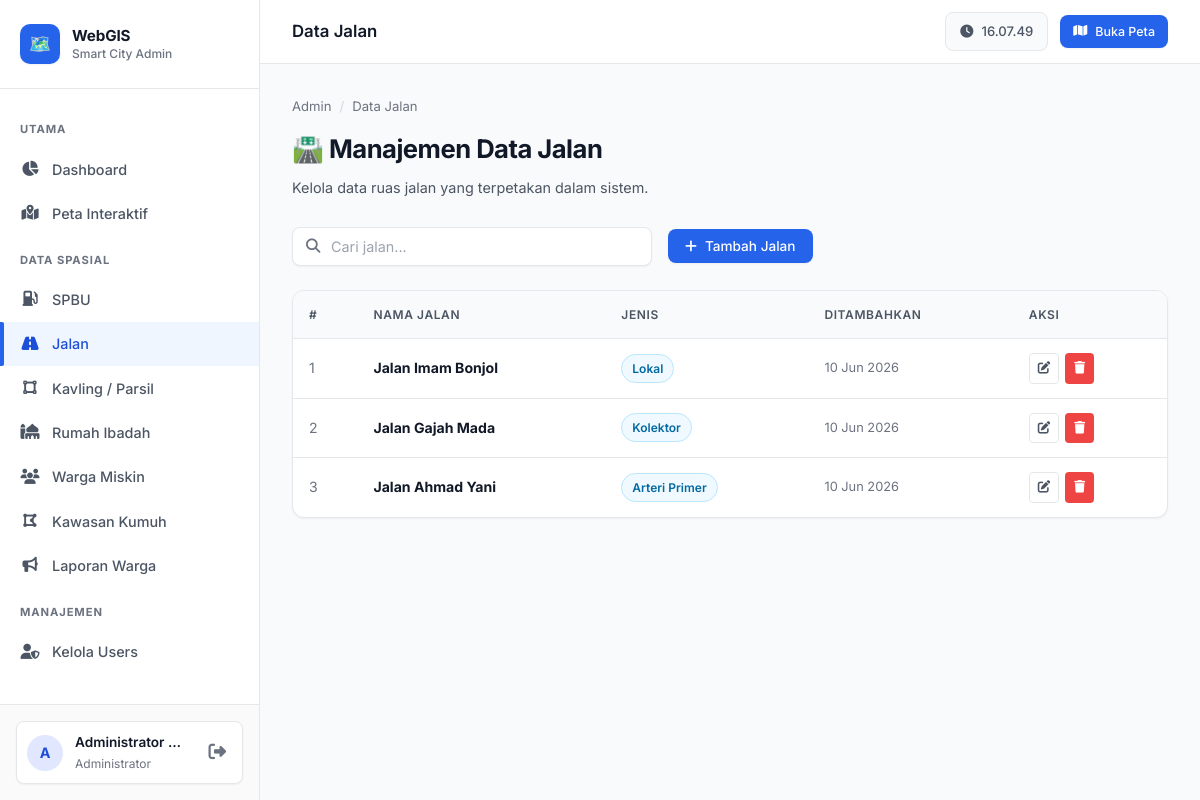
Screenshot of /project_final/admin/data_jalan.php (signed in) with the database file from the repository.
### tables this page shows
CREATE TABLE jalan (
    id INT AUTO_INCREMENT PRIMARY KEY,
    nama VARCHAR(100) NOT NULL,
    jenis_jalan VARCHAR(50) DEFAULT NULL,
    geom GEOMETRY NOT NULL,
    created_at TIMESTAMP NOT NULL DEFAULT CURRENT_TIMESTAMP,
    SPATIAL INDEX idx_jalan_geom (geom)
);

### project_final/admin/data_jalan.php (the view, shortened to what this page needs)
<?php
$pdo = Database::getConnection();
$rows = $pdo->query("SELECT id,nama,jenis_jalan,created_at FROM jalan ORDER BY id DESC")->fetchAll();
require_once __DIR__ . '/partials/header.php';
?>
<div class="page-header">
    <div class="breadcrumb"><span>Admin</span><span class="sep">/</span><span>Data Jalan</span></div>
    <h1>🛣️ Manajemen Data Jalan</h1>
    <p>Kelola data ruas jalan yang terpetakan dalam sistem.</p>
</div>
<div class="page-toolbar">
    <div class="search-box"><i class="fas fa-search search-icon"></i><input type="text" id="searchInput" placeholder="Cari jalan..." oninput="filterTable('searchInput','jalanTable')"></div>
    <button class="btn btn-primary" onclick="openModal('modalTambah')"><i class="fas fa-plus"></i> Tambah Jalan</button>
</div>
<div class="table-wrap">
<table class="data-table" id="jalanTable">
    <thead><tr><th>#</th><th>Nama Jalan</th><th>Jenis</th><th>Ditambahkan</th><th>Aksi</th></tr></thead>
    <tbody>
    <?php foreach($rows as $i=>$r): ?>
    <tr>
        <td style="color:var(--text-muted)"><?=$i+1?></td>
        <td><strong><?=htmlspecialchars($r['nama'])?></strong></td>
        <td><span class="badge badge-info"><?=htmlspecialchars($r['jenis_jalan']??'-')?></span></td>
        <td style="color:var(--text-muted);font-size:0.8rem;"><?=date('d M Y',strtotime($r['created_at']))?></td>
        <td><div class="actions">
            <button class="btn btn-ghost btn-sm btn-icon" onclick="editRow(<?=htmlspecialchars(json_encode($r))?>)"><i class="fas fa-edit"></i></button>
            <button class="btn btn-danger btn-sm btn-icon" onclick="hapus(<?=$r['id']?>,'<?=addslashes($r['nama'])?>')"><i class="fas fa-trash"></i></button>
        </div></td>
    </tr>
    <?php endforeach; ?>
    </tbody>
</table></div>
<?php require_once __DIR__ . '/partials/footer.php'; ?>

### project_final/assets/css/main.css (style rules this page uses)
:root { --primary: #2563EB; --primary-light: #3B82F6; --primary-dark: #1D4ED8; --accent: #10B981; --danger: #EF4444; --warning: #F59E0B; --info: #0EA5E9; --bg-base: #F9FAFB; --bg-surface: #FFFFFF; --bg-elevated: #FFFFFF; --bg-card: #FFFFFF; --border-light: #E5E7EB; --border-hover: #D1D5DB; --text-primary: #111827; --text-secondary: #4B5563; --text-muted: #6B7280; --sidebar-w: 260px; --sidebar-bg: #FFFFFF; --sidebar-border: #E5E7EB; --radius-sm: 4px; --radius-md: 8px; --radius-lg: 12px; --radius-xl: 16px; --shadow-sm: 0 1px 2px 0 rgba(0, 0, 0, 0.05); --shadow-md: 0 4px 6px -1px rgba(0, 0, 0, 0.1), 0 2px 4px -1px rgba(0, 0, 0, 0.06); --shadow-lg: 0 10px 15px -3px rgba(0, 0, 0, 0.1), 0 4px 6px -2px rgba(0, 0, 0, 0.05); --transition: all 0.2s ease-in-out; }
*, *::before, *::after { box-sizing: border-box; margin: 0; padding: 0; }
html { scroll-behavior: smooth; }
body { font-family: 'Inter', sans-serif; background: var(--bg-base); color: var(--text-primary); font-size: 14px; line-height: 1.6; min-height: 100vh; -webkit-font-smoothing: antialiased; }
.btn { display: inline-flex; align-items: center; gap: 8px; padding: 8px 16px; border-radius: var(--radius-md); border: 1px solid transparent; font-size: 0.85rem; font-weight: 500; font-family: 'Inter', sans-serif; cursor: pointer; transition: var(--transition); white-space: nowrap; outline: none; }
.btn-primary { background: var(--primary); color: #fff; box-shadow: var(--shadow-sm); }
.btn-danger { background: var(--danger); color: #fff; }
.btn-ghost { background: transparent; border: 1px solid var(--border-light); color: var(--text-secondary); }
.btn-sm { padding: 6px 12px; font-size: 0.78rem; }
.btn-icon { padding: 8px; border-radius: var(--radius-sm); }
.badge { display: inline-flex; align-items: center; padding: 4px 10px; border-radius: var(--radius-xl); font-size: 0.75rem; font-weight: 600; }
.badge-info { background: #F0F9FF; color: #0369A1; border: 1px solid #BAE6FD; }
.table-wrap { overflow-x: auto; border-radius: var(--radius-lg); border: 1px solid var(--border-light); background: var(--bg-surface); box-shadow: var(--shadow-sm); }
.data-table { width: 100%; border-collapse: collapse; font-size: 0.88rem; }
.data-table thead th { background: #F9FAFB; padding: 14px 16px; text-align: left; font-size: 0.75rem; font-weight: 600; color: var(--text-secondary); text-transform: uppercase; letter-spacing: 0.05em; white-space: nowrap; border-bottom: 1px solid var(--border-light); }
.data-table tbody tr { border-bottom: 1px solid var(--border-light); transition: background 0.15s; }
.data-table tbody tr:last-child { border-bottom: none; }
.data-table td { padding: 14px 16px; color: var(--text-primary); vertical-align: middle; }
.data-table .actions { display: flex; gap: 6px; }
.page-header { margin-bottom: 28px; }
.page-header h1 { font-size: 1.6rem; font-weight: 700; color: var(--text-primary); letter-spacing: -0.02em; }
.page-header p { color: var(--text-secondary); margin-top: 6px; font-size: 0.9rem; }
.page-header .breadcrumb { display: flex; gap: 8px; align-items: center; font-size: 0.82rem; color: var(--text-muted); margin-bottom: 12px; }
.page-header .breadcrumb .sep { color: #D1D5DB; }

### project_final/assets/css/admin.css (style rules this page uses)
body.admin-page { display: flex; min-height: 100vh; background: var(--bg-base); }
.page-toolbar { display: flex; align-items: center; gap: 16px; margin-bottom: 24px; flex-wrap: wrap; }
.page-toolbar .search-box { flex: 1; min-width: 250px; max-width: 360px; position: relative; }
.search-box .search-icon { position: absolute; left: 14px; top: 50%; transform: translateY(-50%); color: var(--text-muted); font-size: 0.9rem; }
.search-box input { width: 100%; padding: 10px 14px 10px 38px; background: #FFFFFF; border: 1px solid var(--border-light); border-radius: var(--radius-md); color: var(--text-primary); font-size: 0.9rem; outline: none; transition: var(--transition); font-family: 'Inter', sans-serif; box-shadow: var(--shadow-sm); }
.search-box input::placeholder { color: #9CA3AF; }

### rows the page displays
jalan: nama "Jalan Imam Bonjol", jenis_jalan "Lokal", created_at "10 Jun 2026"
jalan: nama "Jalan Gajah Mada", jenis_jalan "Kolektor", created_at "10 Jun 2026"
jalan: nama "Jalan Ahmad Yani", jenis_jalan "Arteri Primer", created_at "10 Jun 2026"

### other values shown
$initial "A"
$user['nama_lengkap'] ?: $user['username'] "Administrator…"
$pageTitle "Data Jalan"
